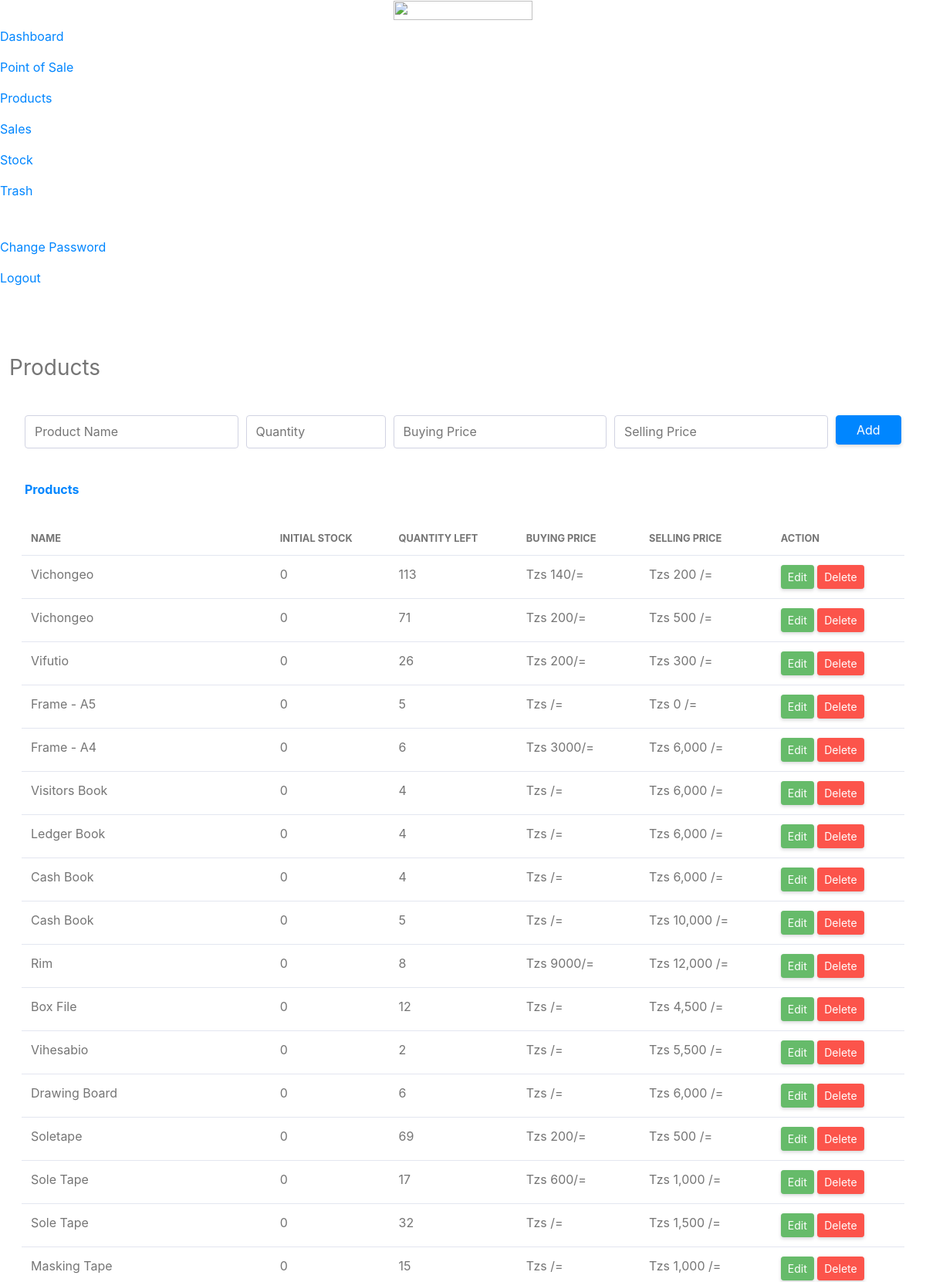
Page /products.php (signed in, upper part) on the committed database.
### tables this page shows
CREATE TABLE `products` (
  `productID` int(11) NOT NULL,
  `productName` varchar(255) NOT NULL,
  `initialStock` int(255) NOT NULL DEFAULT '0',
  `productQuantity` varchar(255) NOT NULL,
  `buyingPrice` varchar(255) DEFAULT NULL,
  `sellingPrice` varchar(255) DEFAULT NULL,
  `dateCreated` varchar(255) NOT NULL
);

### products.php (the view, shortened to what this page needs)
<!DOCTYPE html>
<html lang="en">
<?php
    include 'includes/head.php';
    include 'db/dbConfig.php';
    if(isset($_SESSION['username'])) {
    ?>
<body id="page-top">
    <?php
        $dynamicWhereClause = "";
        ?>
    <div id="wrapper">
        <?php include 'includes/sidebar.php';?>
        <div id="content-wrapper" class="d-flex flex-column">
            <div id="content">
                <?php include 'includes/topbar.php';?>
                <div class="container-fluid" id="container-wrapper">
                    <div class="d-sm-flex align-items-center justify-content-between mb-4">
                        <h1 class="h3 mb-0 text-gray-800">Products</h1>
                    </div>
                    <div class="card mb-2">
                        <div class="card-body px-2">
                            <div class="col">
                                <form class="" method="post" action="<?php echo BASE_URL;?>/products">
                                    <div class="form-row">
                                        <div class="form-group col-md-3 mb-0">
                                            <input type="text" class="form-control" id="name" name="name" placeholder="Product Name" required>
                                        </div>
                                        <div class="form-group col-md-2 mb-0">
                                            <input type="number" class="form-control" id="quantity" name="quantity" placeholder="Quantity" required>
                                        </div>
                                        <div class="form-group col-md-3 mb-0">
                                            <input type="number" class="form-control" id="buyingPrice" name="buyingPrice" placeholder="Buying Price">
                                        </div>
                                        <div class="form-group col-md-3 mb-0">
                                            <input type="number" class="form-control" id="sellingPrice" name="sellingPrice" placeholder="Selling Price">
                                        </div>
                                        <div class="form-group col-md-1 mb-0">
                                            <input type="submit" role="button" class="btn btn-primary btn-block" name="add" value="Add">
                                        </div>
                                    </div>
                                </form>
                            </div>
                        </div>
                    </div>
                    <div class="row">
                        <div class="col-lg-12">
                            <div class="card mb-4">
                                <div class="card-header py-3 d-flex flex-row align-items-center justify-content-between">
                                    <h6 class="m-0 font-weight-bold text-primary">Products</h6>
                                </div>
                                <?php
        $fetchProducts = "SELECT * FROM products $dynamicWhereClause";
        $fetchProductsSql = mysqli_query($db, $fetchProducts);
        if(mysqli_num_rows($fetchProductsSql) == 0) {
            echo '<div class="text-center">
                                                    <img src="'.BASE_URL.'/images/cover/empty.png" class="text-center w-25">
                                                    <h5 class="my-4">You have no products yet!</h5>
                                                    </div>';
        }
        else {
                                    ?>
                                <div class="table-responsive p-3">
                                    <table class="table table-hover" id="dataTable">
                                        <thead>
                                            <tr>
                                                <th class="border-0 text-uppercase small font-weight-bold">Name</th>
                                                <th class="border-0 text-uppercase small font-weight-bold">Initial Stock</th>
                                                <th class="border-0 text-uppercase small font-weight-bold">Quantity Left</th>
                                                <th class="border-0 text-uppercase small font-weight-bold">Buying Price</th>
                                                <th class="border-0 text-uppercase small font-weight-bold">Selling Price</th>
                                                <th class="border-0 text-uppercase small font-weight-bold">Action</th>
                                            </tr>
                                        </thead>
                                        <tbody>
                                            <?php
            while($row = mysqli_fetch_array($fetchProductsSql)) {
                if($row['sellingPrice'] == "") {
                        $row['sellingPrice'] = 0;
                    }
                    else {
                        $row['sellingPrice'] = $row['sellingPrice'];
                    }
                $trClass = "";
                if($row['productQuantity'] <= 10 && $row['productQuantity'] > 0) {
                    $trClass = "low-stock";
                }
                else if($row['productQuantity'] <= 0) {
                    $trClass = "no-stock";
                }
                echo '<tr class="'.$trClass.'">
                            <td>'.$row['productName'].'</td>
                            <td>'.$row['initialStock'].'</td>
                            <td>'.$row['productQuantity'].'</td>
                            <td>Tzs '.$row['buyingPrice'].'/=</td>
                            <td>Tzs '.number_format($row['sellingPrice']).' /=</td>
                            <td>
                                <a href="'.BASE_URL.'/edit-product?id='.$row['productID'].'" class="btn btn-success btn-sm">Edit</a>
                                <a href="'.BASE_URL.'/products?delete-id='.$row['productID'].'" class="btn btn-danger btn-sm">Delete</a>
                            </td>
                        </tr>';
            }
        }
                                                ?>
                                        </tbody>
                                    </table>
                                </div>
                            </div>
                        </div>
                    </div>
                </div>
            </div>
        </div>
    </div>
</body>
</html>
<?php } else { header("Location: 404"); } ?>

### rows in the picture
products: productName "Vichongeo", initialStock "0", productQuantity "113", buyingPrice "140", sellingPrice "200"
products: productName "Vichongeo", initialStock "0", productQuantity "71", buyingPrice "200", sellingPrice "500"
products: productName "Vifutio", initialStock "0", productQuantity "26", buyingPrice "200", sellingPrice "300"
products: productName "Frame - A5", initialStock "0", productQuantity "5"
products: productName "Frame - A4", initialStock "0", productQuantity "6", buyingPrice "3000", sellingPrice "6,000"
products: productName "Visitors Book", initialStock "0", productQuantity "4", sellingPrice "6,000"
products: productName "Ledger Book", initialStock "0", productQuantity "4", sellingPrice "6,000"
products: productName "Cash Book", initialStock "0", productQuantity "4", sellingPrice "6,000"
products: productName "Cash Book", initialStock "0", productQuantity "5", sellingPrice "10,000"
products: productName "Rim", initialStock "0", productQuantity "8", buyingPrice "9000", sellingPrice "12,000"
products: productName "Box File", initialStock "0", productQuantity "12", sellingPrice "4,500"
products: productName "Vihesabio", initialStock "0", productQuantity "2", sellingPrice "5,500"
products: productName "Drawing Board", initialStock "0", productQuantity "6", sellingPrice "6,000"
products: productName "Soletape", initialStock "0", productQuantity "69", buyingPrice "200", sellingPrice "500"
products: productName "Sole Tape", initialStock "0", productQuantity "17", buyingPrice "600", sellingPrice "1,000"
products: productName "Sole Tape", initialStock "0", productQuantity "32", sellingPrice "1,500"
products: productName "Masking Tape", initialStock "0", productQuantity "15", sellingPrice "1,000"
